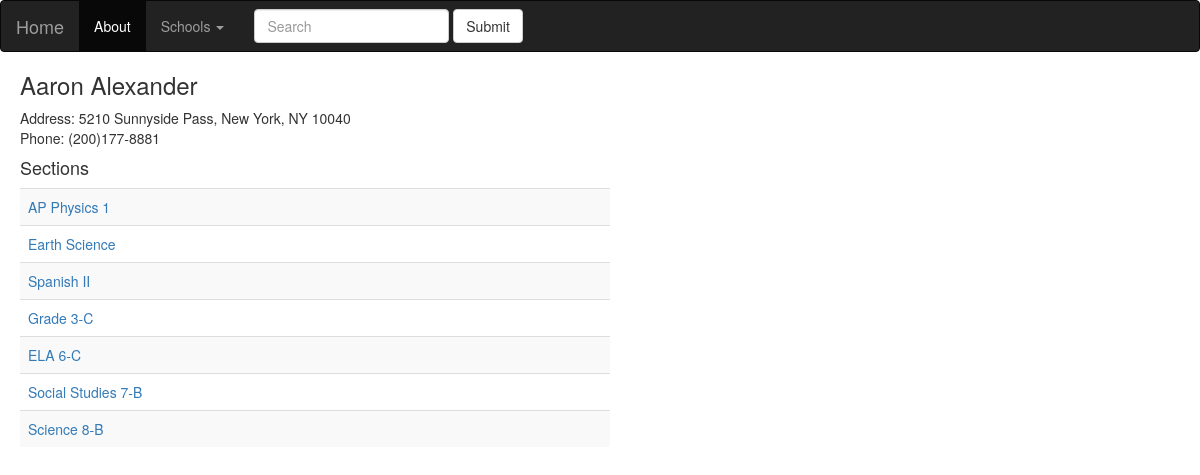
Before: /districts/1/schools/2/students/9/ with the older database file.
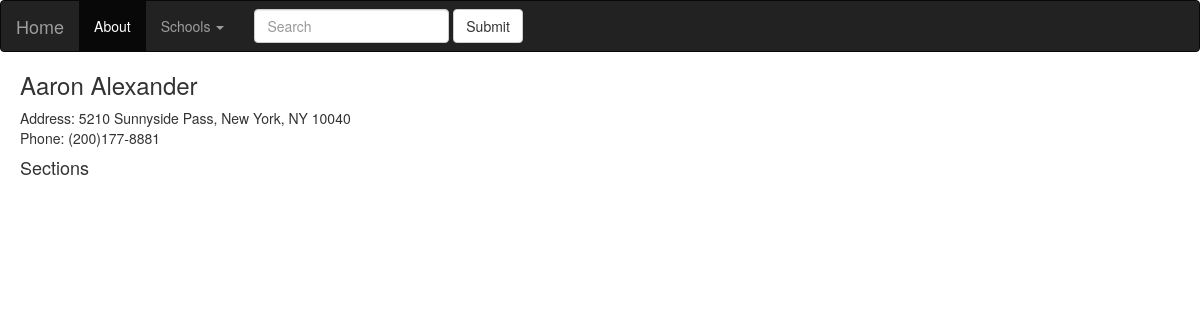
After: the same page with the newer database file.
### database_setup.py (models this page shows, shortened)
class Section(Base):
    __tablename__ = 'section'
    id = Column(Integer, primary_key=True)
    name = Column(String(40), nullable=False)
    school_id = Column(Integer, ForeignKey('school.id'))
    school = relationship(School)
    teacher_id = Column(Integer, ForeignKey('teacher.id'))
    teacher = relationship(Teacher)
    students = relationship('Student', secondary='enrollment')

### schools.py (the view)
@app.route('/districts/<int:district_id>/schools/<int:school_id>/students/<int:student_id>/')
def showStudent(district_id, school_id, student_id):
    student = session.query(Student).filter_by(id=student_id).one()
    sections = student.sections
    return render_template('student.html',
                           district_id=district_id,
                           school_id=school_id,
                           student=student,
                           sections=sections)

### templates/student.html (shortened to what this page needs)
{% extends "base.html" %}
{% block content %}
<h3>{{student.first_name}} {{student.last_name}}</h3>
<p>Address: {{student.address}}, {{student.city}}, {{student.state}} {{student.zip}}<br>
Phone: {{student.phone}}</p>
<h4>Sections</h4>
<table class="table table-striped" style="width:50%">
{% for section in sections %}
<tr>
	<td><a href='{{url_for('showSection', district_id=district_id, school_id=school_id, section_id=section.id)}}'>{{section.name}}</a></td>
</tr>
{% endfor %}
</table>
{% endblock %}

Changed rows visible on the page:
no longer on this page (row edited): Section: name "AP Physics 1"
no longer on this page (row edited): Section: name "Earth Science"
no longer on this page (row edited): Section: name "Spanish II"
no longer on this page (row edited): Section: name "Grade 3-C"
no longer on this page (row edited): Section: name "ELA 6-C"
no longer on this page (row edited): Section: name "Social Studies 7-B"
no longer on this page (row edited): Section: name "Science 8-B"
